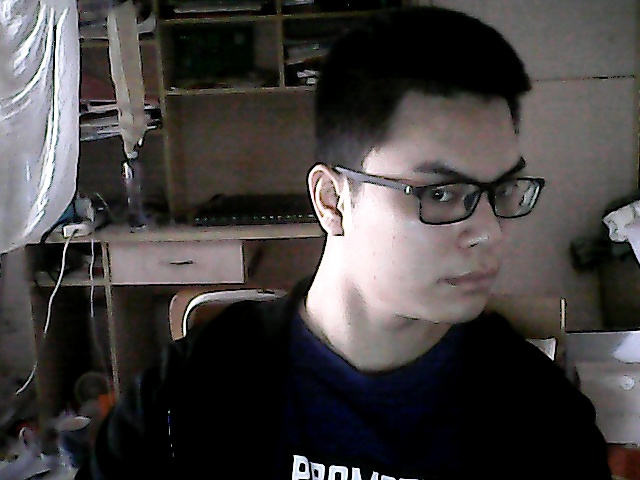
//> input picture 智能门禁系统/insightface-FaceRec/dataset/1711610035/3.jpg, 640 x 480 px
$ ./005特征点提取与匹配   (built with g++ and OpenCV 4, older OpenCV classes emulated)
//> lines starting //> are read from the running program, lines starting //| are printed output that depends on the picture
#include <iostream>
#include "opencv2/opencv.hpp"
#include "opencv2/core/core.hpp"
#include "opencv2/features2d/features2d.hpp"
#include "opencv2/highgui/highgui.hpp"
#include  "opencv2/legacy/legacy.hpp" // 暴力匹配的头文件
#include  "opencv2/nonfree/nonfree.hpp"
#include <iostream>
#include <vector>

#include "cv_import_static_lib.h"

using namespace std;
using namespace cv;

void main(){


    Mat img_1 = imread("E:\\3Dtestdata\\3.jpg");
//> img_1 is the input picture: 480 rows x 640 cols, CV_8UC3; mean B, G, R 63.2, 63.9, 67.5
    Mat img_2 = imread("E:\\3Dtestdata\\4.jpg");
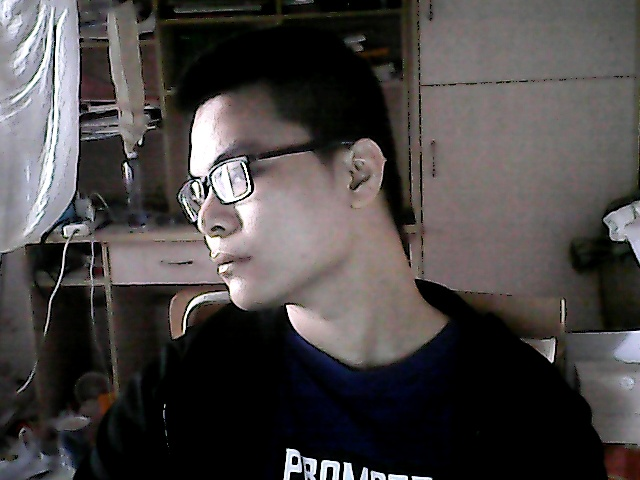
//> input picture 智能门禁系统/insightface-FaceRec/dataset/1711610035/4.jpg, 640 x 480 px
//> img_2 is the input picture: 480 rows x 640 cols, CV_8UC3; mean B, G, R 68.9, 69.4, 73.5
    if (!img_1.data || !img_2.data)
    {
        cout << "error reading images " << endl;
        return ;
    }

    vector<KeyPoint> keyPoints_1, keyPoints_2;
    Mat descriptors_1, descriptors_2;

    // [16 lines of commented-out code are left out]
    ORB orb;   // float Feature, can not use FlannBase Match.
    orb(img_1, Mat(), keyPoints_1, descriptors_1);
//> keyPoints_1 = 500 keypoints; strongest (x, y, size): (552, 358, 31), (125, 163, 31), (64, 228, 31), (65, 235, 31)
    orb(img_2, Mat(), keyPoints_2, descriptors_2);
//> keyPoints_2 = 500 keypoints; strongest (x, y, size): (287, 306, 31), (197, 180, 31), (194, 183, 31), (287, 307, 37.2)


    // [18 lines of commented-out code are left out]


    BruteForceMatcher<HammingLUT> matcher;// orb 等float型的

    //FlannBasedMatcher matcher;   // 只能 对uchar的点进行匹配

    vector< DMatch > matches;

    matcher.match(descriptors_1, descriptors_2, matches);
//> matches = 500 matches

    double max_dist = 0; double min_dist = 100;
    //-- Quick calculation of max and min distances between keypoints
    for (int i = 0; i < descriptors_1.rows; i++)
    {
        double dist = matches[i].distance;
        if (dist < min_dist) min_dist = dist;
        if (dist > max_dist) max_dist = dist;
    }
//> this loop made 500 passes
//> (dist, min_dist, max_dist) on pass 1: (60, 60, 60)
//> (dist, max_dist) on passes 2, 3, 4, 7, 10: (63, 63), (64, 64), (72, 72), (78, 78), (91, 91)
//> after the loop, min_dist = 4; max_dist = 91
    cout<<"-- Max dist :"<< max_dist<<endl;
//| -- Max dist :91
    cout<<"-- Min dist :"<< min_dist<<endl;
//| -- Min dist :4

    //-- Draw only "good" matches (i.e. whose distance is less than 0.6*max_dist )
    //-- PS.- radiusMatch can also be used here.
    vector< DMatch > good_matches;
    for (int i = 0; i < descriptors_1.rows; i++)
    {
        if (matches[i].distance < 0.6*max_dist)
        {
            good_matches.push_back(matches[i]);
        }
    }
//> after the loop, good_matches = 203 matches


    // vector<KeyPoint> m_LeftKey;
    // vector<KeyPoint> m_RightKey;
    // vector<DMatch> m_Matches;
    // 以上三个变量已经被计算出来，分别是提取的关键点及其匹配，下面直接计算F

    // 分配空间
    int ptCount = (int)matches.size();
//> ptCount = 500
    Mat p1(ptCount, 2, CV_32F);
//> p1 = 500 pairs, first value 0 to 0, second value 0 to 0
    Mat p2(ptCount, 2, CV_32F);
//> p2 = 500 pairs, first value 0 to 0, second value 0 to 0

    // 把Keypoint转换为Mat
    Point2f pt;
    for (int i = 0; i<ptCount; i++)
    {
        pt = keyPoints_1[matches[i].queryIdx].pt;
        p1.at<float>(i, 0) = pt.x;
        p1.at<float>(i, 1) = pt.y;

        pt = keyPoints_2[matches[i].trainIdx].pt;
        p2.at<float>(i, 0) = pt.x;
        p2.at<float>(i, 1) = pt.y;
    }
//> this loop made 500 passes
//> after the loop, p1 = 500 pairs, first value 38.4 to 604, second value 35 to 411; p2 = 500 pairs, first value 38.4 to 604, second value 39 to 406


    // 用RANSAC方法计算 基本矩阵F
    Mat m_Fundamental;
    vector<uchar> m_RANSACStatus;

    m_Fundamental = findFundamentalMat(p1, p2, m_RANSACStatus, FM_RANSAC);//?????????????????
//> m_Fundamental = [[4.22e-06, 0.00115, -0.475], [-0.00111, -1.37e-06, -0.0588], [0.457, 0.0572, 1]]; m_RANSACStatus = 500 values, max 1 at index 4, min 0 at index 0, mean 0.392

    // 计算野点个数
    int OutlinerCount = 0;
    for (int i = 0; i<ptCount; i++)
    {
        if (m_RANSACStatus[i] == 0) // 状态为0表示野点
        {
            OutlinerCount++;
        }
    }
//> after the loop, OutlinerCount = 304

    // 计算内点
    vector<Point2f> m_LeftInlier;
    vector<Point2f> m_RightInlier;
    vector<DMatch> m_InlierMatches;
    // 上面三个变量用于保存内点和匹配关系
    int InlinerCount = ptCount - OutlinerCount;
//> InlinerCount = 196
    m_InlierMatches.resize(InlinerCount);
//> m_InlierMatches = 196 matches
    m_LeftInlier.resize(InlinerCount);
//> m_LeftInlier = 196 Points (x, y), first 12: [0, 0], [0, 0], [0, 0], [0, 0], [0, 0], [0, 0], [0, 0], [0, 0], [0, 0], [0, 0], [0, 0], [0, 0]
    m_RightInlier.resize(InlinerCount);
//> m_RightInlier has the same summary as m_LeftInlier
    InlinerCount = 0;
    for (int i = 0; i<ptCount; i++)
    {
        if (m_RANSACStatus[i] != 0)
        {
            m_LeftInlier[InlinerCount].x = p1.at<float>(i, 0);
            m_LeftInlier[InlinerCount].y = p1.at<float>(i, 1);
            m_RightInlier[InlinerCount].x = p2.at<float>(i, 0);
            m_RightInlier[InlinerCount].y = p2.at<float>(i, 1);
            m_InlierMatches[InlinerCount].queryIdx = InlinerCount;
            m_InlierMatches[InlinerCount].trainIdx = InlinerCount;
            InlinerCount++;
        }
    }
//> after the loop, m_LeftInlier = 196 Points (x, y), first 12: [74, 232], [145, 109], [64, 244], [115, 109], [94, 286], [89, 243], [87, 109], [80, 38], [604, 220], [92, 218], [39, 241], [120, 135]; m_RightInlier = 196 Points (x, y), first 12: [74, 232], [144, 110], [63, 244], [116, 110], [96, 286], [89, 243], [87, 109], [79, 39], [604, 219], [92, 220], [39, 241], [119, 135]; InlinerCount = 196

    // 把内点转换为drawMatches可以使用的格式
    vector<KeyPoint> key1(InlinerCount);
    vector<KeyPoint> key2(InlinerCount);
    KeyPoint::convert(m_LeftInlier, key1);
//> key1 = 196 keypoints; strongest (x, y, size): (74, 232, 1), (145, 109, 1), (64, 244, 1), (115, 109, 1)
    KeyPoint::convert(m_RightInlier, key2);
//> key2 = 196 keypoints; strongest (x, y, size): (74, 232, 1), (144, 110, 1), (63, 244, 1), (116, 110, 1)

    // 显示计算F过后的内点匹配
     //Mat m_matLeftImage;
     //Mat m_matRightImage;
    // 以上两个变量保存的是左右两幅图像
    Mat OutImage;
    drawMatches(img_1, key1, img_2, key2, m_InlierMatches, OutImage);
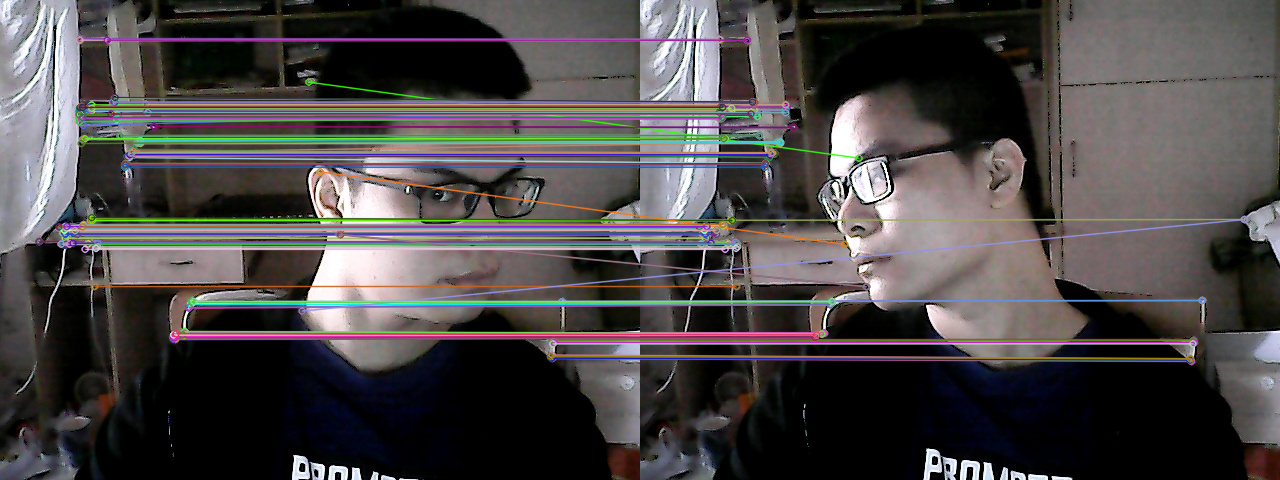
//> OutImage: 480 rows x 1280 cols, CV_8UC3; mean B, G, R 71.1, 71.2, 75

    //stereoRectifyUncalibrated();

    Mat img_matches;
    drawMatches(img_1, keyPoints_1, img_2, keyPoints_2,
    good_matches, img_matches, Scalar::all(-1), Scalar::all(-1),
    vector<char>(), DrawMatchesFlags::NOT_DRAW_SINGLE_POINTS);
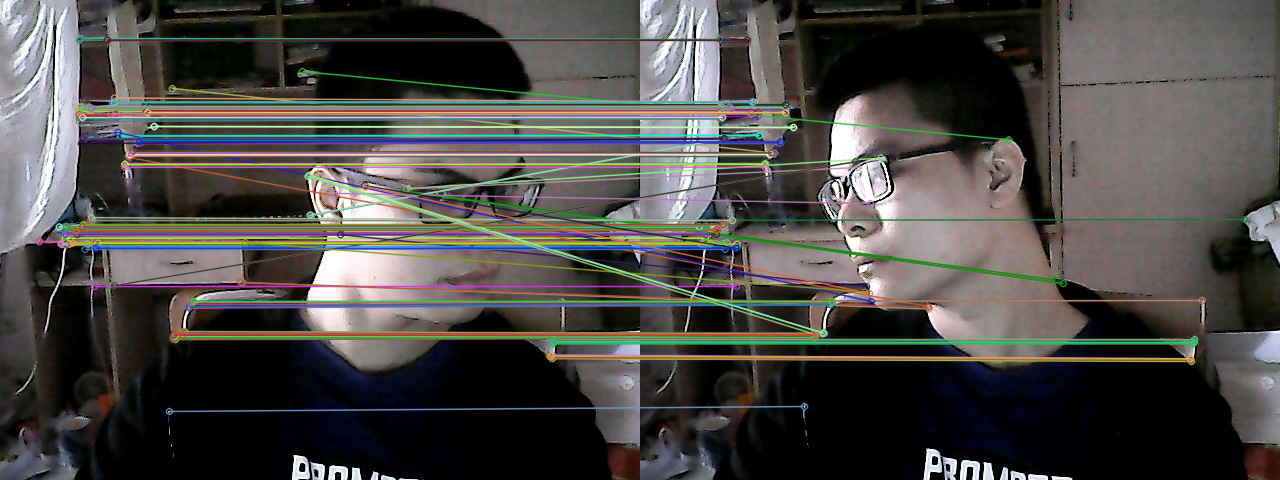
//> img_matches: 480 rows x 1280 cols, CV_8UC3; mean B, G, R 69.8, 72.5, 74.5

    imwrite("FASTResult.jpg", img_matches);
    imshow("Match", img_matches);

    imwrite("FmatrixResult.jpg", OutImage);
    imshow("Match2", OutImage);
    waitKey(0);

    return;
}
